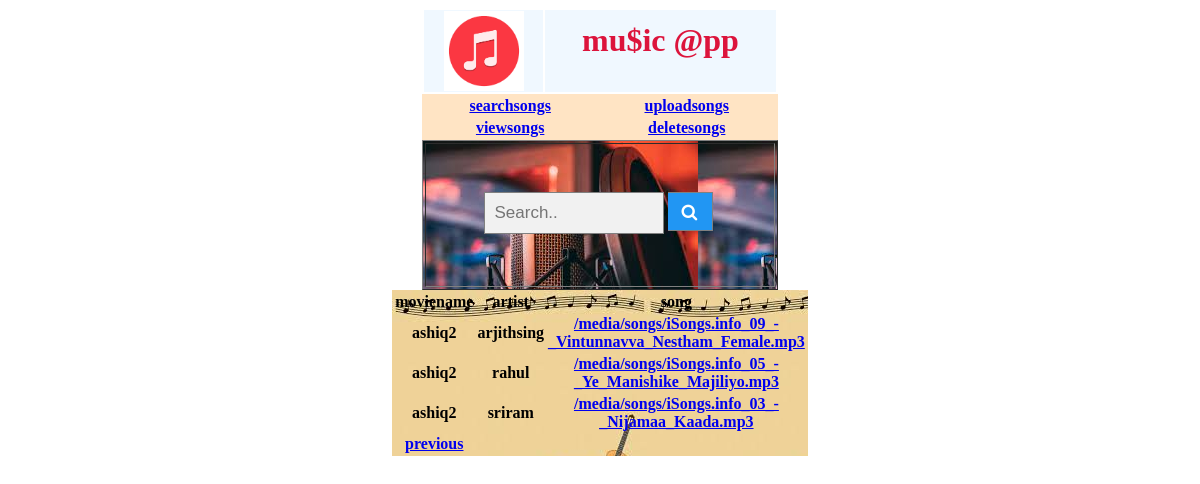
The page /moviename/?m=ashiq2 on the database its author committed.
### app/models.py (models this page shows)
class UploadModel(models.Model):
    moviename=models.CharField(max_length=30)
    artist=models.CharField(max_length=30)
    song=models.FileField(upload_to='songs/')

### app/views.py (the view)
# urls.py: path("moviename/",views.MovieName.as_view(),name='moviename'),
class MovieName(View):
    def get(self, request):
        movie = request.GET.get("m")
        mn = UploadModel.objects.filter(moviename=movie)
        return render(request,"mpvienamesongs.html",{"mnsong":mn})

### templates/mpvienamesongs.html
{% include 'opensearchpage.html' %}
{% load static %}
<table align ="center" border="0" width="30%" style="background-image: url('{% static "images/argt.jpeg"%}')";>
    <tr>
        <th>moviename</th>
        <th>artist</th>
        <th>song</th>
    </tr>
    {% for x in mnsong %}
        <tr>
        <th>{{ x.moviename }}</th>
        <th>{{ x.artist }}</th>
        <th><a href="{% url 'playsong' %}?n={{ x.song.url }}"> {{ x.song.url }} </a></th>
        </tr>
    {% endfor %}
<tr>
    <th> <a href="{% url 'musichome' %}">previous</a></th>
</tr>
</table>

### templates/menu comman.html (style rules this page uses)
th { font-family: silentreaction }

### rows shown on the page
UploadModel: moviename "ashiq2", artist "arjithsing", song "/media/songs/iSongs.info_09_-_Vintunnavva_Nestham_Female.mp3"
UploadModel: moviename "ashiq2", artist "rahul", song "/media/songs/iSongs.info_05_-_Ye_Manishike_Majiliyo.mp3"
UploadModel: moviename "ashiq2", artist "sriram", song "/media/songs/iSongs.info_03_-_Nijamaa_Kaada.mp3"
